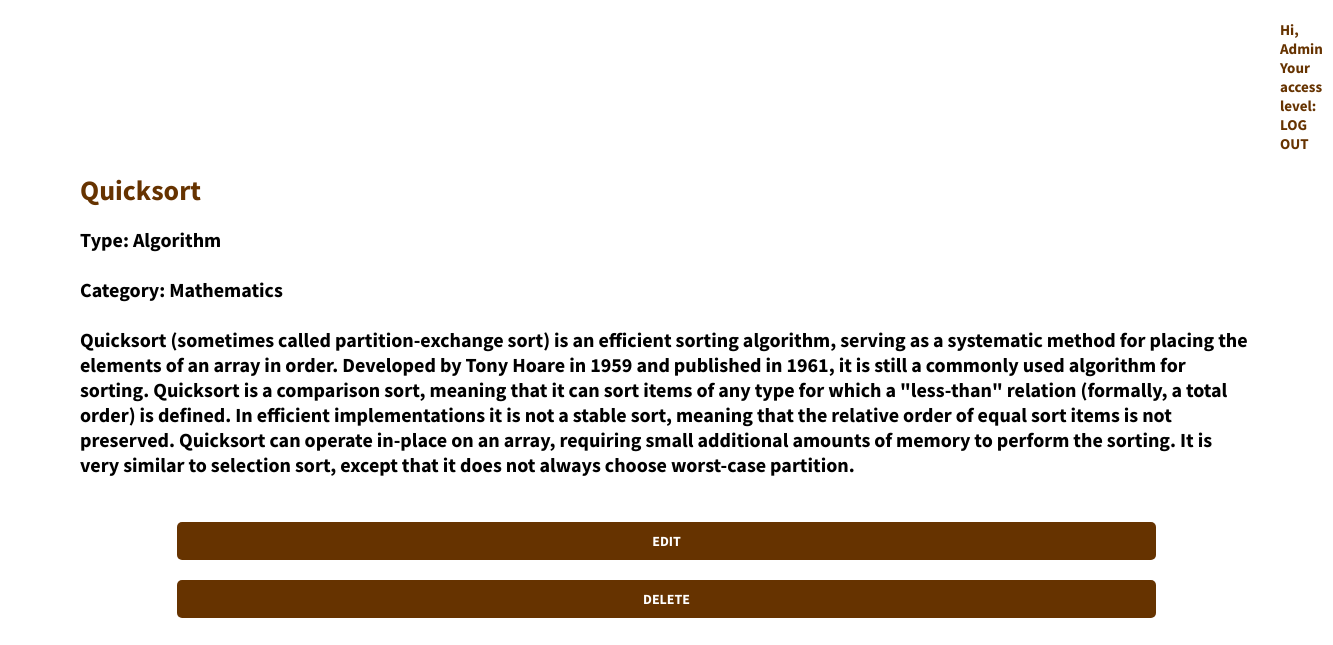
Page /articleshub/article/12/ (signed in) on the committed database.
### ARTICLES_HUB/models.py (models this page shows, shortened)
class Article (models.Model):
    article_id = models.IntegerField
    type_id = models.ForeignKey (ArticleType, on_delete=models.SET_NULL, null=True)
    category_id = models.ForeignKey (ArticleCategory, on_delete=models.SET_NULL, null=True)
    article_name = models.TextField(max_length=255)
    year_of_born = models.TextField(max_length=50, blank=True)
    year_of_died = models.TextField(max_length=50, blank=True)
    nationality = models.TextField(max_length=50, blank=True)
    notable_work = models.TextField(max_length=255, blank=True)
    article_about = models.TextField(max_length=8000, blank=True)
    known_for = models.TextField(max_length=255, blank=True)
    article_year = models.TextField(max_length=50, blank=True)
    medium = models.TextField(max_length=255, blank=True)
    dimensions = models.TextField(max_length=255, blank=True)
    location = models.TextField(max_length=255, blank=True)
    designed = models.TextField(max_length=255, blank=True)
    developer = models.TextField(max_length=255, blank=True)

class ArticleType(models.Model):
    type_id = models.IntegerField
    type_name = models.TextField(max_length=255)
    def __str__(self):
        return self.type_name

class ArticleCategory(models.Model):
    category_id = models.IntegerField
    category_name = models.TextField(max_length=255)
    def __str__(self):
        return self.category_name

### ARTICLES_HUB/views.py (the view)
# urls.py: path("article/<int:pk>/", ArticleDetailsView.as_view(), name = "article_detail"),
class ArticleDetailsView(DetailView):
    model = Article
    template_name = "article_detail.html"

### ARTICLES_HUB/templates/article_detail.html (shortened to what this page needs)
{% extends "base.html" %}
{% load static %}
{% load crispy_forms_tags %}
{% block content %}
{% if user.is_authenticated %}
  <div class="tour-entry">
    <h1>{{ article.article_name }} </h1>
    <h4>Type: {{article.type_id }}
      <br><br>
       Category: {{ article.category_id }}
       <br><br>
       {{article.article_about}}
       <br> <br>
  </div>
  <center>
    {% if 'contenttypes.change_contenttype' in perms %}
    <a href="{% url 'article_edit' article.pk %}" class="button-dark">EDIT</a>
    {% endif %}
    {% if 'contenttypes.delete_contenttype' in perms %}
    <a href="{% url 'article_delete' article.pk %}" class="button-dark">DELETE</a><br><br>
    {% endif %}
  </center>
{% endif %}
{% endblock content %}

### ARTICLES_HUB/templates/base.html (shortened to what this page needs)
{% load static %}
<!DOCTYPE html>
<html lang="en">
<head>
    <link rel="stylesheet" href="{% static 'css/base.css' %}">
</head>
<body>
    {% if user.is_authenticated %}
    <h5 style="margin-left: 1200px; text-align: left">
        Hi, {{user.first_name}} <br>
         Your access level: {{user.groups.first.name}} <br>
         <a href="{% url 'logout' %}">LOG OUT</a>
    </h5>
    {% endif %}
{% block content %} {% endblock content %}
</body>
</html>

### ARTICLES_HUB/static/css/base.css (style rules this page uses)
body { font-family: 'Source Sans Pro', sans-serif; font-size: 14px; text-decoration: none; margin: 20px 80px 20px 80px; }
.button-dark { background-color: #663300; color: white !important; padding: 10px 20px; margin-top: 20px; display: block; width: 80%; font-weight: bold; text-align: center; border-radius: 5px; }
a { color: #663300; font-weight: bold; text-decoration: none; margin-left: 0px; margin-top: 0px; width: 200px; }
h5 { text-align: right; text-decoration: none; color: #663300; font-size: 15px; font-weight: bold; margin: 0px; }
h4 { font-size: 20px; text-decoration: #333636; margin-bottom: 7px; margin-top: 7px; }
h1 { font-weight: bold; color: #663300; }

### rows in the picture
Article: article_name "Quicksort", type_id "Algorithm", category_id "Mathematics", article_about "Quicksort (sometimes called partition-exchange sort) is an efficient sorting algorithm, serving as a systematic method for placing the elements of an array in order. Developed by Tony Hoare in 1959 and published in 1961, it is still a commonly used algorithm for sorting. Quicksort is a comparison sort, meaning that it can sort items of any type for which a \"less-than\" relation (formally, a total order) is defined. In efficient implementations it is not a stable sort, meaning that the relative order of equal sort items is not preserved. Quicksort can operate in-place on an array, requiring small additional amounts of memory to perform the sorting. It is very similar to selection sort, except…"

### other values in the picture
{{ user.first_name }} "Admin"
